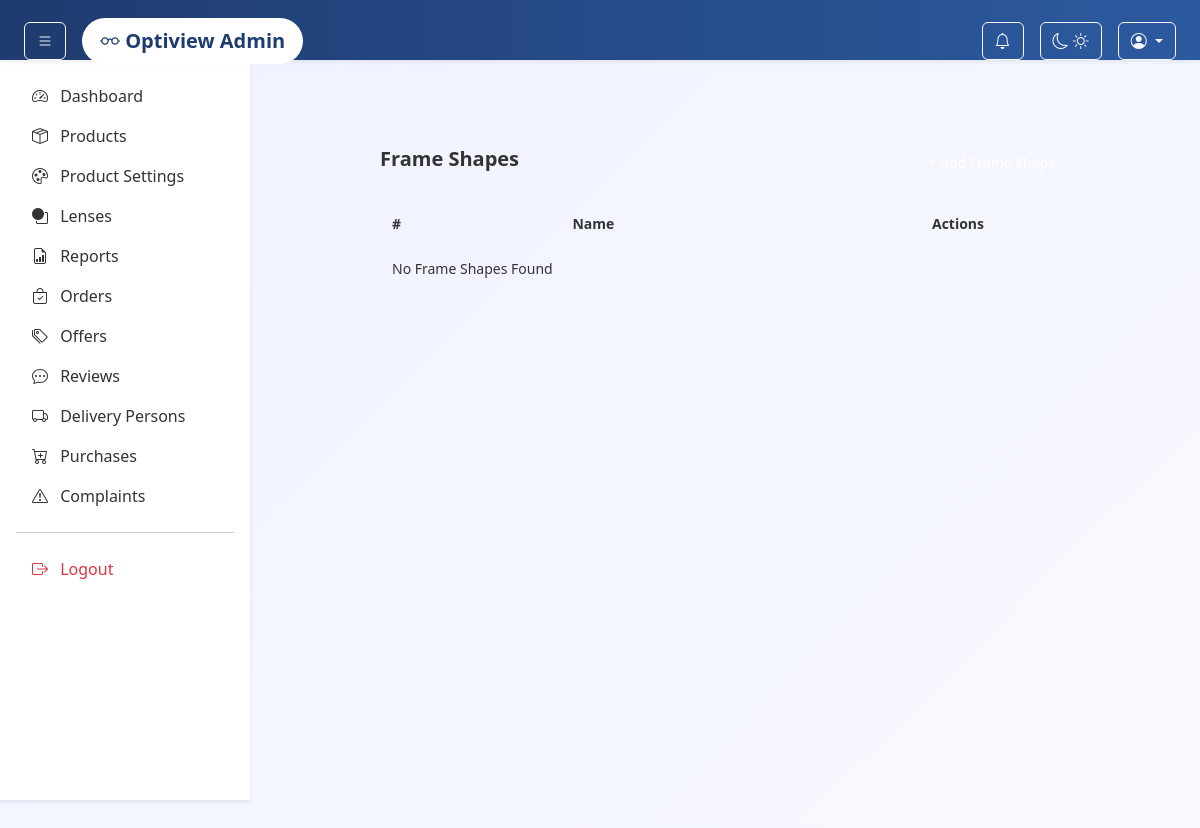
The page /admin-panel/frame-shape/ on the database as committed earlier.
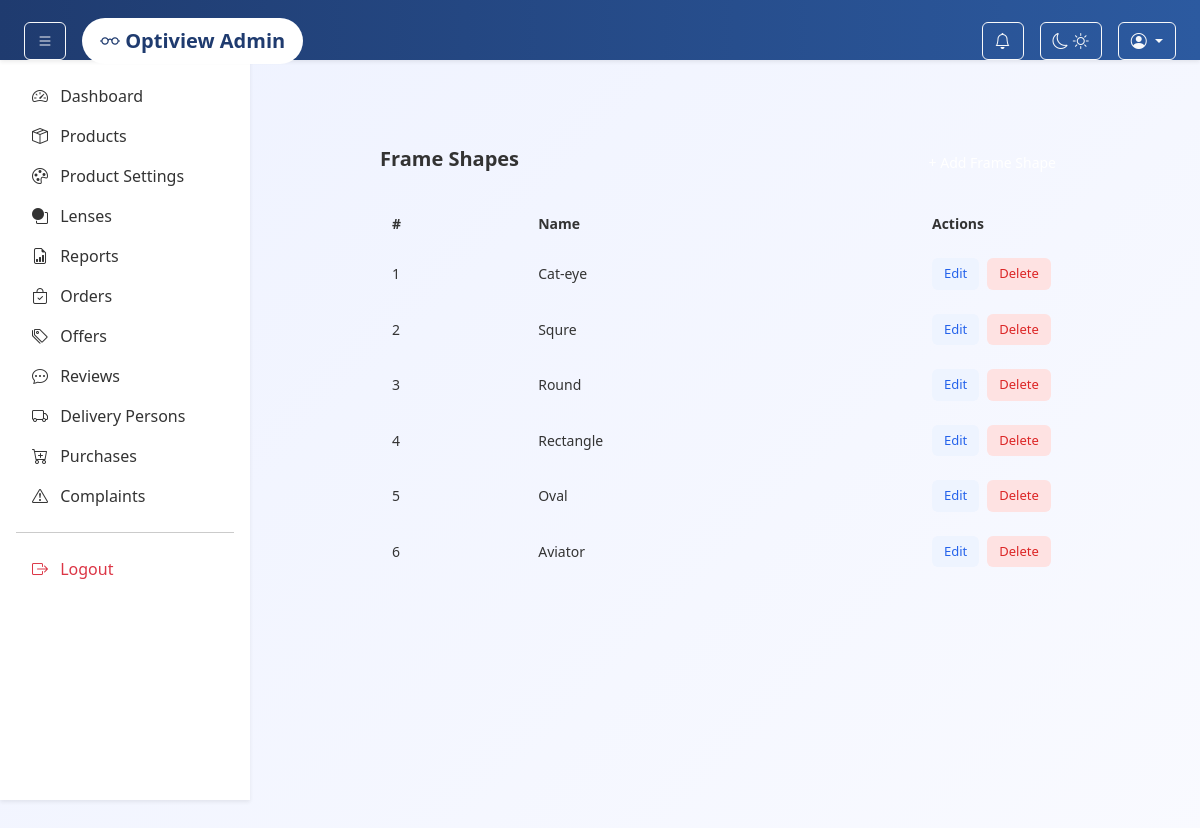
The same page on the database as committed later.
### adminpanel/models.py (models this page shows, shortened)
class FrameShape(models.Model):
    name = models.CharField(max_length=100, unique=True)

### adminpanel/views.py (the view)
# urls.py: path("frame-shape/", views.frame_shape_list, name="frame_shape_list"),
def frame_shape_list(request):
    shapes = FrameShape.objects.all()
    return render(request, "admin/frame_shape_list.html", {"shapes": shapes})

### adminpanel/context_processors.py (called while the page is built, shortened)
def notification_count(request):
    return {"notification_count": 0}

### app/context_processors.py (called while the page is built)
def cart_count(request):
    count = 0
    if request.user.is_authenticated:
        count = Cart.objects.filter(user=request.user).count()
    return {'cart_count': count}

### templates/admin/frame_shape_list.html (shortened to what this page needs)
{% extends "admin/base.html" %}
{% load static %}
{% block content %}
<div class="frame-shape-page">
    <div class="frame-shape-card">
        <div class="frame-shape-header">
            <h2>Frame Shapes</h2>
            <a href="{% url 'adminpanel:add_frame_shape' %}" class="btn-add">
            </a>
        </div>
        <table class="shape-table">
            <thead>
                <tr>
                    <th>#</th>
                    <th>Name</th>
                    <th style="width:150px;">Actions</th>
                </tr>
            </thead>
            <tbody>
                {% for shape in shapes %}
                <tr>
                    <td>{{ forloop.counter }}</td>
                    <td>{{ shape.name }}</td>
                    <td>
                        <div class="action-buttons">
                            <a href="{% url 'adminpanel:edit_frame_shape' shape.id %}" class="btn-edit">
                                Edit
                            </a>
                            <button class="btn-delete"
                                onclick="openDeleteModal('{% url 'adminpanel:delete_frame_shape' shape.id %}', '{{ shape.name }}')">
                                Delete
                            </button>
                        </div>
                    </td>
                </tr>
                {% empty %}
                <tr>
                    <td colspan="3" class="no-data">
                        No Frame Shapes Found
                    </td>
                </tr>
                {% endfor %}
            </tbody>
        </table>
    </div>
</div>
{% endblock %}

Rows that differ between the two databases and show on the page:
added FrameShape: name "Cat-eye"
added FrameShape: name "Squre"
added FrameShape: name "Round"
added FrameShape: name "Rectangle"
added FrameShape: name "Oval"
added FrameShape: name "Aviator"
Other text that changed with them:
text no longer shown: "No Frame Shapes Found"
